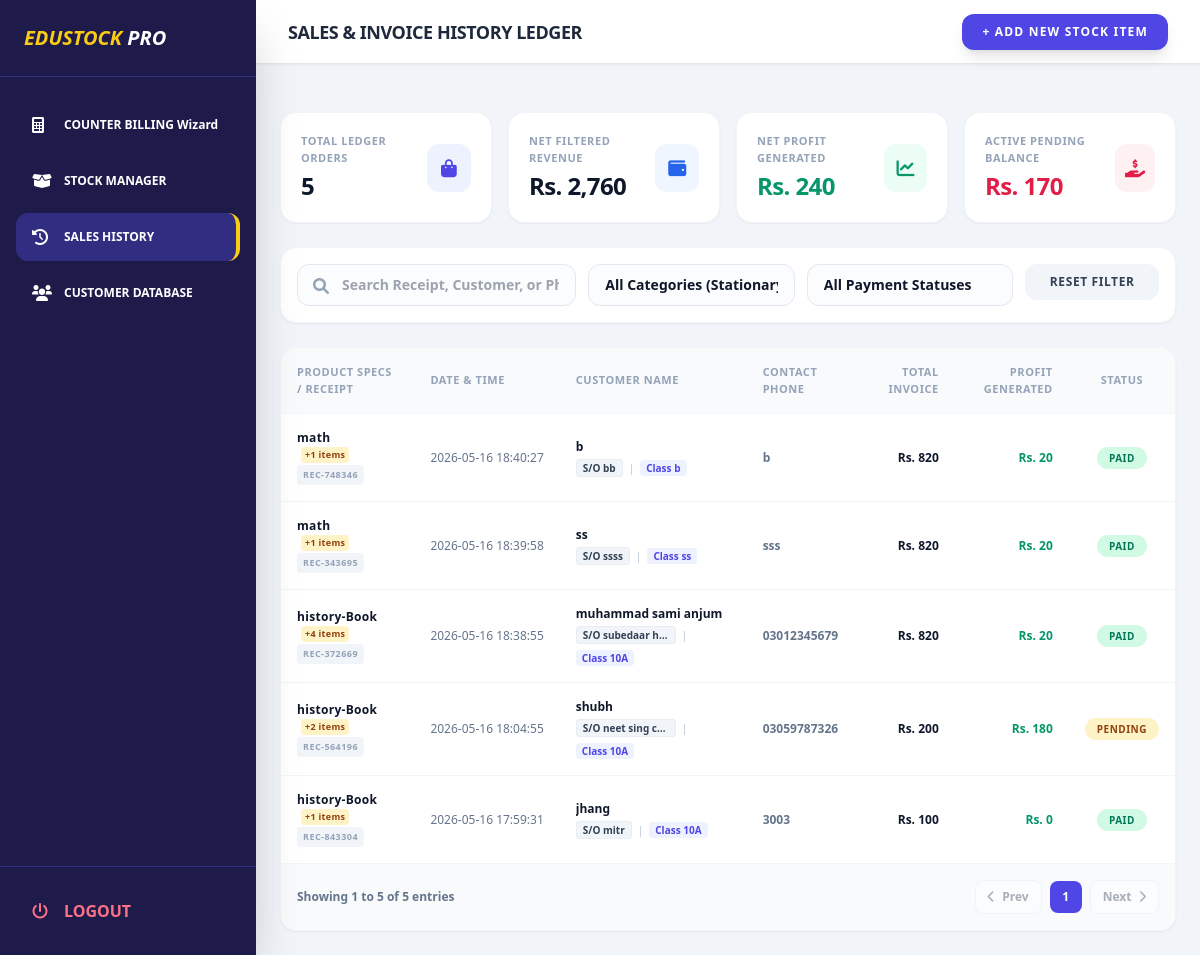
/sales (signed in), run on the app's committed database.
### tables this page shows
CREATE TABLE sales (
    id INTEGER PRIMARY KEY AUTOINCREMENT,
    receipt_number TEXT NOT NULL UNIQUE,
    student_name TEXT NOT NULL,
    father_name TEXT NOT NULL,
    cnic TEXT,
    student_class TEXT NOT NULL,
    phone_no TEXT NOT NULL,
    address TEXT,
    sale_type TEXT NOT NULL, -- 'Single Item' or 'Full Bundle'
    total_amount REAL NOT NULL,
    timestamp DATETIME DEFAULT CURRENT_TIMESTAMP
, profit REAL DEFAULT 0.0, payment_status TEXT DEFAULT 'Paid', cash_paid REAL DEFAULT 0.0);

### main.py (the view)
@app.get("/sales")
async def sales_page(request: Request):
    if not is_logged_in(request): return RedirectResponse(url="/login", status_code=303)
    conn = get_db()
    query = """
        SELECT id, receipt_number, student_name, father_name, cnic, student_class,
               phone_no, address, sale_type, total_amount, cash_paid, profit,
               payment_status, timestamp
        FROM sales
        ORDER BY id DESC
    """
    all_sales = conn.execute(query).fetchall()
    items_query = """
        SELECT si.sale_id, si.product_name, si.qty, si.price, p.category, p.subject, p.student_class
        FROM sale_items si
        LEFT JOIN products p ON si.product_name = p.name
    """
    all_items = conn.execute(items_query).fetchall()
    conn.close()
    sales_items_map = {}
    for item in all_items:
        s_id = item['sale_id']
        if s_id not in sales_items_map:
            sales_items_map[s_id] = []
        sales_items_map[s_id].append(item)
    return templates.TemplateResponse(request, "sales.html", {
        "active_page": "sales",
        "sales": all_sales,
        "items_map": json.dumps(sales_items_map)
    })

### templates/sales.html (shortened to what this page needs)
{% extends "index.html" %}
{% block header_title %}Sales & Invoice History Ledger{% endblock %}
{% block page_content %}
<div class="space-y-6 text-slate-900 selection:bg-indigo-500 selection:text-white">
    <div class="grid grid-cols-1 sm:grid-cols-2 lg:grid-cols-4 gap-4">
        <div class="bg-white p-5 rounded-2xl shadow-sm border border-slate-100 flex items-center justify-between">
            <div>
                <span class="block text-[11px] font-black uppercase text-slate-400 tracking-wider">Total Ledger Orders</span>
                <span class="text-2xl font-black tracking-tight text-slate-900 mt-1 block" id="statTotalOrders">{{ sales|length }}</span>
            </div>
            <div class="w-12 h-12 rounded-xl bg-indigo-50 text-indigo-600 flex items-center justify-center text-lg">
                <i class="fas fa-shopping-bag"></i>
            </div>
        </div>
        <div class="bg-white p-5 rounded-2xl shadow-sm border border-slate-100 flex items-center justify-between">
            <div>
                <span class="block text-[11px] font-black uppercase text-slate-400 tracking-wider">Net Filtered Revenue</span>
                <span class="text-2xl font-black tracking-tight text-slate-900 mt-1 block" id="totalRevenueBox">Rs. 0</span>
            </div>
            <div class="w-12 h-12 rounded-xl bg-blue-50 text-blue-600 flex items-center justify-center text-lg">
                <i class="fas fa-wallet"></i>
            </div>
        </div>
        <div class="bg-white p-5 rounded-2xl shadow-sm border border-slate-100 flex items-center justify-between">
            <div>
                <span class="block text-[11px] font-black uppercase text-slate-400 tracking-wider">Net Profit Generated</span>
                <span class="text-2xl font-black tracking-tight text-emerald-600 mt-1 block" id="totalProfitBox">Rs. 0</span>
            </div>
            <div class="w-12 h-12 rounded-xl bg-emerald-50 text-emerald-600 flex items-center justify-center text-lg">
                <i class="fas fa-chart-line"></i>
            </div>
        </div>
        <div class="bg-white p-5 rounded-2xl shadow-sm border border-slate-100 flex items-center justify-between">
            <div>
                <span class="block text-[11px] font-black uppercase text-slate-400 tracking-wider">Active Pending Balance</span>
                <span class="text-2xl font-black tracking-tight text-rose-600 mt-1 block" id="totalPendingBox">Rs. 0</span>
            </div>
            <div class="w-12 h-12 rounded-xl bg-rose-50 text-rose-600 flex items-center justify-center text-lg">
                <i class="fas fa-hand-holding-usd"></i>
            </div>
        </div>
    </div>
    <div class="bg-white p-4 rounded-2xl shadow-sm border border-slate-100 space-y-4">
        <div class="grid grid-cols-1 md:grid-cols-12 gap-3">
            <div class="relative md:col-span-4">
                <i class="fas fa-search absolute left-4 top-3.5 text-slate-400"></i>
                <input type="text" id="salesSearch" onkeyup="handleFilterChange()" placeholder="Search Receipt, Customer, or Phone..." class="w-full pl-11 pr-4 py-2.5 rounded-xl border border-slate-200 focus:outline-none focus:border-indigo-600 font-bold text-sm bg-slate-50/50">
            </div>
            <div class="md:col-span-3">
                <select id="categoryFilter" onchange="handleFilterChange()" class="w-full px-4 py-2.5 rounded-xl border border-slate-200 focus:outline-none focus:border-indigo-600 font-bold text-sm bg-slate-50/50 appearance-none cursor-pointer">
                    <option value="ALL">All Categories (Stationary, Books, Notebooks)</option>
                </select>
            </div>
            <div class="md:col-span-3">
                <select id="statusFilter" onchange="handleFilterChange()" class="w-full px-4 py-2.5 rounded-xl border border-slate-200 focus:outline-none focus:border-indigo-600 font-bold text-sm bg-slate-50/50 appearance-none cursor-pointer">
                    <option value="ALL">All Payment Statuses</option>
                </select>
            </div>
            <div class="md:col-span-2">
                <button onclick="resetAllFilters()" class="w-full py-2.5 rounded-xl bg-slate-100 hover:bg-slate-200 text-slate-700 font-black text-xs uppercase tracking-wider transition-all">
                    Reset Filter
                </button>
            </div>
        </div>
    </div>
    <div class="bg-white rounded-2xl shadow-sm overflow-hidden border border-slate-100">
        <div class="overflow-x-auto">
            <table class="w-full text-left border-collapse" id="salesTableLedger">
                <thead>
                    <tr class="bg-slate-50 border-b border-slate-100 text-slate-400 text-[11px] font-black uppercase tracking-wider">
                        <th class="p-4">Product Specs / Receipt</th>
                        <th class="p-4">Date & Time</th>
                        <th class="p-4">Customer Name</th>
                        <th class="p-4">Contact Phone</th>
                        <th class="p-4 text-right">Total Invoice</th>
                        <th class="p-4 text-right">Profit Generated</th>
                        <th class="p-4 text-center">Status</th>
                    </tr>
                </thead>
                <tbody class="divide-y divide-slate-100 font-bold text-xs text-slate-700" id="salesTableBody">
                    {% for sale in sales %}
                    <tr class="hover:bg-slate-50/80 transition-colors sales-row"
                        data-id="{{ sale.id }}"
                        data-revenue="{{ sale.total_amount }}"
                        data-profit="{{ sale.profit }}"
                        data-cash="{{ sale.cash_paid }}"
                        data-status="{{ sale.payment_status }}">
                        <td class="p-4 text-indigo-600 font-black tracking-wide max-w-[200px]">
                            <div class="truncate text-slate-900 font-black text-xs id-product-display" data-sale-id="{{ sale.id }}">
                            </div>
                            <span class="text-[9px] font-bold uppercase tracking-wider text-slate-400 block mt-0.5 bg-slate-100 px-1.5 py-0.5 rounded w-max">{{ sale.receipt_number }}</span>
                        </td>
                        <td class="p-4 text-slate-500 font-medium whitespace-nowrap">{{ sale.timestamp }}</td>
                        <td class="p-4 text-slate-800 max-w-[250px]">
                            {% if sale.student_name %}
                                <div class="flex flex-col gap-1">
                                    <span class="font-black text-slate-900 truncate block max-w-[220px]" title="{{ sale.student_name }}">{{ sale.student_name }}</span>
                                    <div class="flex items-center gap-1.5 flex-wrap text-[10px] font-bold text-slate-500">
                                        <span class="bg-slate-100 text-slate-700 px-1.5 py-0.2 rounded border border-slate-200/60 truncate max-w-[100px]" title="Father Name">S/O {{ sale.father_name }}</span>
                                        <span class="text-slate-300">|</span>
                                        <span class="bg-indigo-50 text-indigo-600 px-1.5 py-0.2 rounded font-black">Class {{ sale.student_class }}</span>
                                    </div>
                                </div>
                            {% else %}
                                <span class="font-bold text-slate-400 italic">Walk-in Customer</span>
                            {% endif %}
                        </td>
                        <td class="p-4 text-slate-500">{{ sale.phone_no if sale.phone_no else "N/A" }}</td>
                        <td class="p-4 text-right text-slate-900 font-black">Rs. {{ "{:,.0f}".format(sale.total_amount) }}</td>
                        <td class="p-4 text-right text-emerald-600 font-black">Rs. {{ "{:,.0f}".format(sale.profit) }}</td>
                        <td class="p-4 text-center">
                            <span class="px-3 py-1 rounded-full text-[10px] font-black uppercase tracking-wider {% if sale.payment_status == 'Paid' %}bg-emerald-100 text-emerald-700{% else %}bg-amber-100 text-amber-800{% endif %}">
                                {{ sale.payment_status }}
                            </span>
                        </td>
                    </tr>
                    {% endfor %}
                </tbody>
            </table>
        </div>
        <div class="p-4 bg-slate-50 border-t border-slate-100 flex flex-col sm:flex-row justify-between items-center gap-4 text-xs font-bold text-slate-500">
            <div id="paginationMetrics">Showing 0 to 0 of 0 entries</div>
            <div class="flex items-center gap-2">
                <button onclick="changeCurrentPage(-1)" id="btnPrevPage" class="px-3 py-2 rounded-lg bg-white border border-slate-200 text-slate-700 hover:bg-slate-100 disabled:opacity-40 font-black transition">
                    <i class="fas fa-chevron-left mr-1"></i> Prev
                </button>
                <div class="flex items-center gap-1" id="paginationNumbersContainer"></div>
                <button onclick="changeCurrentPage(1)" id="btnNextPage" class="px-3 py-2 rounded-lg bg-white border border-slate-200 text-slate-700 hover:bg-slate-100 disabled:opacity-40 font-black transition">
                    Next <i class="fas fa-chevron-right ml-1"></i>
                </button>
            </div>
        </div>
    </div>
</div>
{% endblock %}

### data on the page
sales: receipt_number "REC-748346", timestamp "2026-05-16 18:40:27", student_name "b", father_name "bb", student_class "b", phone_no "b", total_amount "820", profit "20", payment_status "PAID"
sales: receipt_number "REC-343695", timestamp "2026-05-16 18:39:58", student_name "ss", father_name "ssss", student_class "ss", phone_no "sss", total_amount "820", profit "20", payment_status "PAID"
sales: receipt_number "REC-372669", timestamp "2026-05-16 18:38:55", student_name "muhammad sami anjum", father_name "subedaar h…", student_class "10A", phone_no "03012345679", total_amount "820", profit "20", payment_status "PAID"
sales: receipt_number "REC-564196", timestamp "2026-05-16 18:04:55", student_name "shubh", father_name "neet sing c…", student_class "10A", phone_no "03059787326", total_amount "200", profit "180", payment_status "PENDING"
sales: receipt_number "REC-843304", timestamp "2026-05-16 17:59:31", student_name "jhang", father_name "mitr", student_class "10A", phone_no "3003", total_amount "100", profit "0", payment_status "PAID"

### other printed values
{{ sales|length }} "5"
